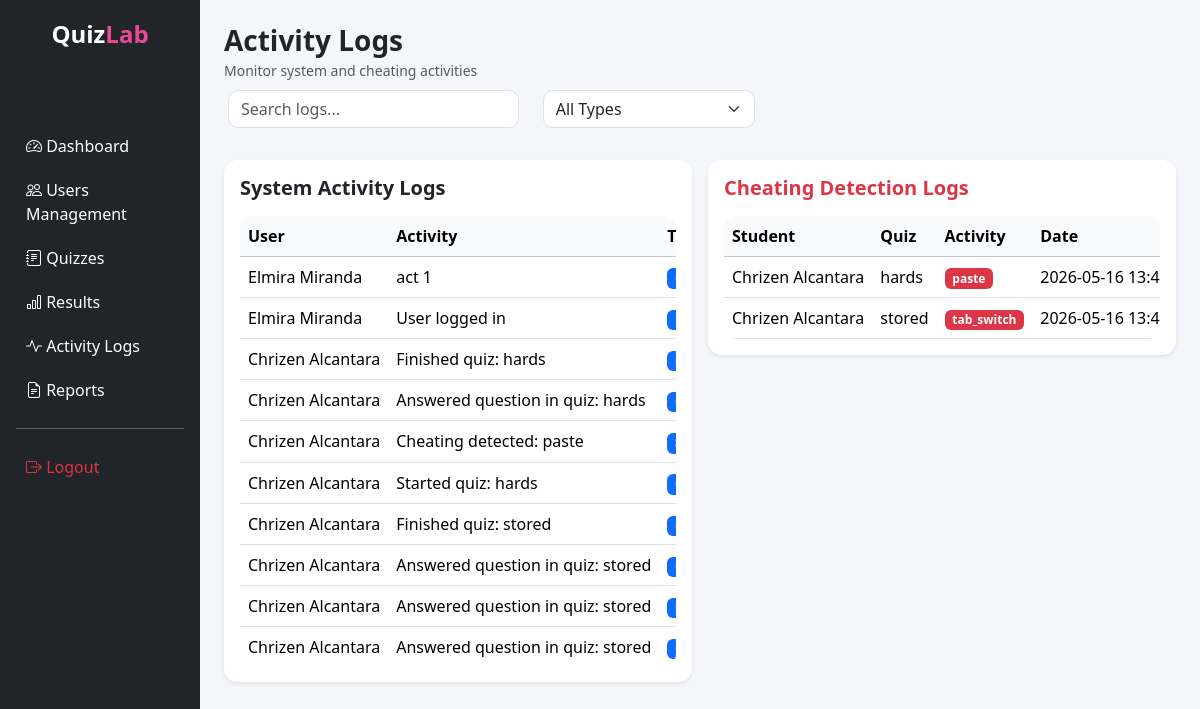
Before: /frontend/admin/logs.php (signed in) with the older database file.
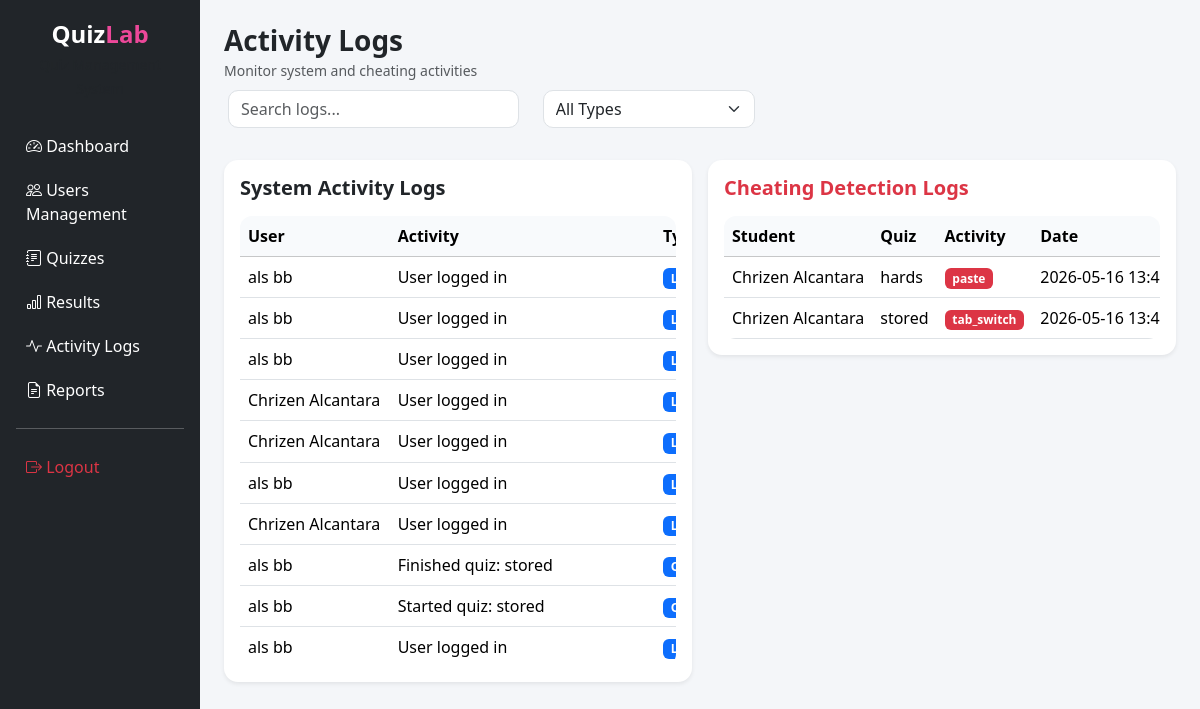
After: the same page with the newer database file.
### tables this page shows
CREATE TABLE `activity_logs` (
  `log_id` int(11) NOT NULL,
  `user_id` int(11) NOT NULL,
  `activity` text NOT NULL,
  `created_at` timestamp NOT NULL DEFAULT current_timestamp(),
  `log_type` enum('login','quiz','security','admin') DEFAULT 'quiz'
);

CREATE TABLE `users` (
  `user_id` int(11) NOT NULL,
  `firstname` varchar(50) NOT NULL,
  `middlename` varchar(50) DEFAULT NULL,
  `lastname` varchar(50) NOT NULL,
  `email` varchar(100) NOT NULL,
  `password` varchar(255) NOT NULL,
  `role` enum('admin','teacher','student') NOT NULL,
  `profile_picture` varchar(255) DEFAULT NULL,
  `status` enum('active','inactive') DEFAULT 'active',
  `created_at` timestamp NOT NULL DEFAULT current_timestamp()
);

CREATE TABLE `cheating_logs` (
  `cheat_id` int(11) NOT NULL,
  `student_id` int(11) NOT NULL,
  `quiz_id` int(11) NOT NULL,
  `activity` varchar(255) DEFAULT NULL,
  `created_at` timestamp NOT NULL DEFAULT current_timestamp()
);

CREATE TABLE `quizzes` (
  `quiz_id` int(11) NOT NULL,
  `teacher_id` int(11) NOT NULL,
  `title` varchar(255) NOT NULL,
  `description` text DEFAULT NULL,
  `status` enum('draft','published') DEFAULT 'draft',
  `created_at` timestamp NOT NULL DEFAULT current_timestamp(),
  `quiz_type` enum('multiple_choice','identification','true_false','enumeration') NOT NULL DEFAULT 'multiple_choice',
  `difficulty` enum('easy','medium','hard') NOT NULL DEFAULT 'medium'
);

### frontend/admin/logs.php (the view, shortened to what the changed rows need)
<?php
require_once "../../backend/database.php";
$activityStmt = $pdo->query("
    SELECT
        al.log_id,
        al.activity,
        al.log_type,
        al.created_at,
        u.firstname,
        u.lastname
    FROM activity_logs al
    JOIN users u
        ON al.user_id = u.user_id
    ORDER BY al.log_id DESC
    LIMIT 30
");
$activityLogs = $activityStmt->fetchAll(PDO::FETCH_ASSOC);
$cheatStmt = $pdo->query("
    SELECT
        cl.cheat_id,
        cl.activity,
        cl.created_at,
        q.title,
        u.firstname,
        u.lastname
    FROM cheating_logs cl
    JOIN users u
        ON cl.student_id = u.user_id
    JOIN quizzes q
        ON cl.quiz_id = q.quiz_id
    ORDER BY cl.cheat_id DESC
    LIMIT 30
");
$cheatLogs = $cheatStmt->fetchAll(PDO::FETCH_ASSOC);
?>
<!DOCTYPE html>
<html lang="en">
<head>
    <link href="https://cdn.jsdelivr.net/npm/bootstrap@5.3.2/dist/css/bootstrap.min.css" rel="stylesheet">
    <link rel="stylesheet" href="https://cdn.jsdelivr.net/npm/bootstrap-icons@1.11.1/font/bootstrap-icons.css">
    <link rel="stylesheet" href="style.css">
</head>
<body style="background:#f4f6f9;">
    <div class="container-fluid">
        <div class="row">
            <div class="col-md-10 p-4">
                <div class="row g-3">
                    <div class="col-md-6">
                        <div class="card border-0 shadow-sm">
                            <div class="card-body">
                                <div class="dashboard-scroll table-responsive">
                                    <table class="table table-hover align-middle">
                                        <thead class="table-light sticky-top">
                                            <tr>
                                                <th>User</th>
                                                <th>Activity</th>
                                                <th>Type</th>
                                            </tr>
                                        </thead>
                                        <tbody>
                                            <?php foreach ($activityLogs as $log): ?>
                                                <tr>
                                                    <td>
                                                        <?= htmlspecialchars($log['firstname']) ?>
                                                        <?= htmlspecialchars($log['lastname']) ?>
                                                    </td>
                                                    <td>
                                                        <?= htmlspecialchars($log['activity']) ?>
                                                    </td>
                                                    <td>
                                                        <span class="badge bg-primary">
                                                        </span>
                                                    </td>
                                                </tr>
                                            <?php endforeach; ?>
                                        </tbody>
                                    </table>
                                </div>
                            </div>
                        </div>
                    </div>
                    <div class="col-md-6">
                        <div class="card border-0 shadow-sm">
                            <div class="card-body">
                                <div class="dashboard-scroll">
                                    <table class="table table-hover align-middle">
                                        <thead class="table-light sticky-top">
                                            <tr>
                                                <th>Student</th>
                                                <th>Quiz</th>
                                                <th>Activity</th>
                                                <th>Date</th>
                                            </tr>
                                        </thead>
                                        <tbody>
                                            <?php foreach ($cheatLogs as $log): ?>
                                                <tr>
                                                    <td>
                                                        <?= htmlspecialchars($log['firstname']) ?>
                                                        <?= htmlspecialchars($log['lastname']) ?>
                                                    </td>
                                                    <td>
                                                        <?= htmlspecialchars($log['title']) ?>
                                                    </td>
                                                    <td>
                                                        <span class="badge bg-danger">
                                                            <?= htmlspecialchars($log['activity']) ?>
                                                        </span>
                                                    </td>
                                                    <td>
                                                        <?= $log['created_at'] ?>
                                                    </td>
                                                </tr>
                                            <?php endforeach; ?>
                                        </tbody>
                                    </table>
                                </div>
                            </div>
                        </div>
                    </div>
                </div>
            </div>
        </div>
    </div>
</body>
</html>

Changed rows visible on the page:
no longer on this page (row unchanged): activity_logs: user.firstname "Elmira", user.lastname "Miranda", activity "act 1"
no longer on this page (row unchanged): activity_logs: user.firstname "Elmira", user.lastname "Miranda", activity "User logged in"
no longer on this page (row unchanged): activity_logs: user.firstname "Chrizen", user.lastname "Alcantara", activity "Finished quiz: hards"
no longer on this page (row unchanged): activity_logs: user.firstname "Chrizen", user.lastname "Alcantara", activity "Answered question in quiz: hards"
no longer on this page (row unchanged): activity_logs: user.firstname "Chrizen", user.lastname "Alcantara", activity "Cheating detected: paste"
no longer on this page (row unchanged): activity_logs: user.firstname "Chrizen", user.lastname "Alcantara", activity "Started quiz: hards"
no longer on this page (row unchanged): activity_logs: user.firstname "Chrizen", user.lastname "Alcantara", activity "Finished quiz: stored"
no longer on this page (row unchanged): activity_logs: user.firstname "Chrizen", user.lastname "Alcantara", activity "Answered question in quiz: stored"
no longer on this page (row unchanged): activity_logs: user.firstname "Chrizen", user.lastname "Alcantara", activity "Answered question in quiz: stored"
no longer on this page (row unchanged): activity_logs: user.firstname "Chrizen", user.lastname "Alcantara", activity "Answered question in quiz: stored"
added activity_logs: user.firstname "als", user.lastname "bb", activity "User logged in"
added activity_logs: user.firstname "als", user.lastname "bb", activity "User logged in"
added activity_logs: user.firstname "als", user.lastname "bb", activity "User logged in"
added activity_logs: user.firstname "Chrizen", user.lastname "Alcantara", activity "User logged in"
added activity_logs: user.firstname "Chrizen", user.lastname "Alcantara", activity "User logged in"
added activity_logs: user.firstname "als", user.lastname "bb", activity "User logged in"
added activity_logs: user.firstname "Chrizen", user.lastname "Alcantara", activity "User logged in"
added activity_logs: user.firstname "als", user.lastname "bb", activity "Finished quiz: stored"
added activity_logs: user.firstname "als", user.lastname "bb", activity "Started quiz: stored"
added activity_logs: user.firstname "als", user.lastname "bb", activity "User logged in"
